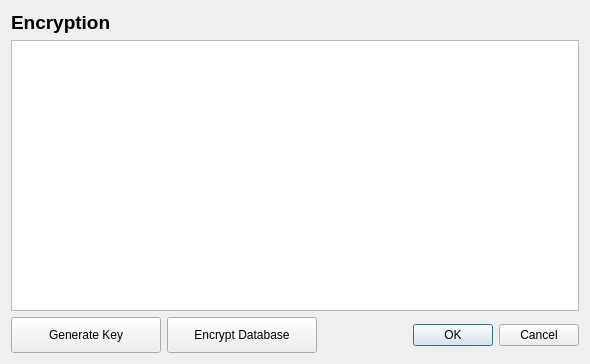
<?xml version="1.0" encoding="UTF-8"?>
<ui version="4.0">
 <class>Form</class>
 <widget class="QWidget" name="Form">
  <property name="geometry">
   <rect>
    <x>0</x>
    <y>0</y>
    <width>590</width>
    <height>364</height>
   </rect>
  </property>
  <property name="windowTitle">
   <string>Form</string>
  </property>
  <layout class="QHBoxLayout" name="horizontalLayout">
   <item>
    <layout class="QVBoxLayout" name="verticalLayout" stretch="0,0,0">
     <item>
      <widget class="QLabel" name="editorTitle">
       <property name="font">
        <font>
         <pointsize>14</pointsize>
         <bold>true</bold>
        </font>
       </property>
       <property name="text">
        <string>Encryption</string>
       </property>
      </widget>
     </item>
     <item>
      <widget class="QPlainTextEdit" name="keyEdit"/>
     </item>
     <item>
      <layout class="QHBoxLayout" name="horizontalLayout_2">
       <item>
        <widget class="QPushButton" name="generateButton">
         <property name="minimumSize">
          <size>
           <width>150</width>
           <height>36</height>
          </size>
         </property>
         <property name="text">
          <string>Generate Key</string>
         </property>
        </widget>
       </item>
       <item>
        <widget class="QPushButton" name="encryptButton">
         <property name="minimumSize">
          <size>
           <width>150</width>
           <height>36</height>
          </size>
         </property>
         <property name="text">
          <string>Encrypt Database</string>
         </property>
        </widget>
       </item>
       <item>
        <widget class="QDialogButtonBox" name="buttonBox">
         <property name="standardButtons">
          <set>QDialogButtonBox::Cancel|QDialogButtonBox::Ok</set>
         </property>
        </widget>
       </item>
      </layout>
     </item>
    </layout>
   </item>
  </layout>
 </widget>
 <resources/>
 <connections/>
</ui>
